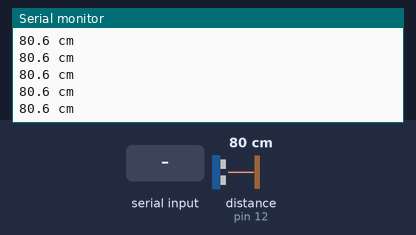
Bench run of a sketch on a simulated Arduino Uno, built with avr-gcc and run on an emulated ATmega328P. Shown: the last lines printed to the serial monitor. Wiring (inferred from the names in the program): ultrasonic range finder: trigger pin 11; echo pin 12. The inputs (shaded band) are chosen by the test bench; at power-on: distance to the obstacle (sensor on pin 12) 80 cm. The echo pulse lasts 58.3 µs per cm.

Above: at 1.2 s.
1.3 s: "c90\n" received over Serial
At 2.69 s:
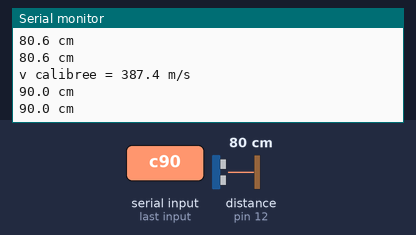
4.1 s: distance to the obstacle (sensor on pin 12) set to 2 cm
At 4.13 s:
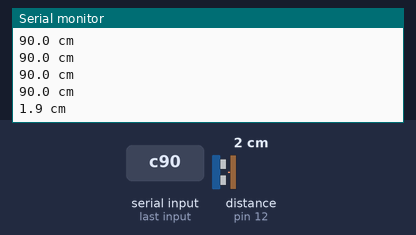
5.6 s: "c,45\n" received over Serial
At 6.92 s:
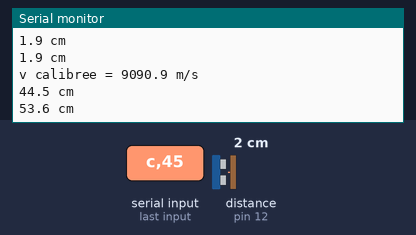
7.1 s: distance to the obstacle (sensor on pin 12) set to 4 cm
At 7.11 s:
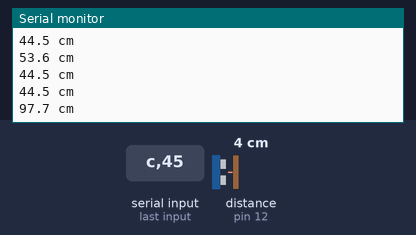
Timing chart, 0 to 9.6 s (numbered marks = the images above; inputs shaded):
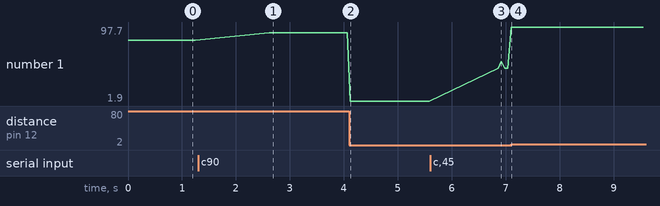

The sketch:

test_capteur_distance.ino
```cpp
const int TRIG = 11;
const int ECHO = 12;

float tempC = 26.0;                  // à régler à la main au départ
float v = 331.3 + 0.606 * tempC;     // vitesse du son en m/s

unsigned long mesureUs() {
  digitalWrite(TRIG, LOW);  delayMicroseconds(2);
  digitalWrite(TRIG, HIGH); delayMicroseconds(10);
  digitalWrite(TRIG, LOW);
  return pulseIn(ECHO, HIGH, 30000);  // µs, 0 si timeout
}

void calibrer(float refCm) {
  if (refCm < 10) return;
  unsigned long somme = 0;
  int n = 0;
  for (int i = 0; i < 20; i++) {
    unsigned long t = mesureUs();
    if (t > 0) { somme += t; n++; }
    delay(60);
  }
  if (n < 10) { Serial.println("calibration impossible"); return; }
  float tMoy = (float)somme / n;                   // µs
  v = (refCm / 100.0) * 2.0 / (tMoy * 1e-6);       // m/s
  Serial.print("v calibree = ");
  Serial.print(v, 1);
  Serial.println(" m/s");
}

void setup() {
  Serial.begin(115200);
  pinMode(TRIG, OUTPUT);
  pinMode(ECHO, INPUT);
  Serial.println("Calibration : envoie c100 avec une cible a 100 cm");
}

void loop() {
  if (Serial.available() && Serial.read() == 'c') {
    calibrer(Serial.parseFloat());     // distance réelle en cm
  }

  unsigned long dt = mesureUs();
  if (dt == 0) {
    Serial.println("hors portée");
  } else {
    float d = dt * v * 0.00005;        // cm
    Serial.print(d, 1);
    Serial.println(" cm");
  }
  delay(60);
}
```

Measured:
- after the input at 1.3 s, the serial monitor: prints a new line after 1.3 s (image 1)
- after the input at 4.1 s, the serial monitor: prints a new line at once (image 2)
- after the input at 5.6 s, the serial monitor: prints a new line after 1.3 s (image 3)
- after the input at 7.1 s, the serial monitor: prints a new line at once (image 4)
- plotted number 1: 80.6 → 90 after the input at 1.3 s, 90 → 1.9 after the input at 4.1 s, 1.9 → 44.5 after the input at 5.6 s, 44.5 → 97.7 after the input at 7.1 s
